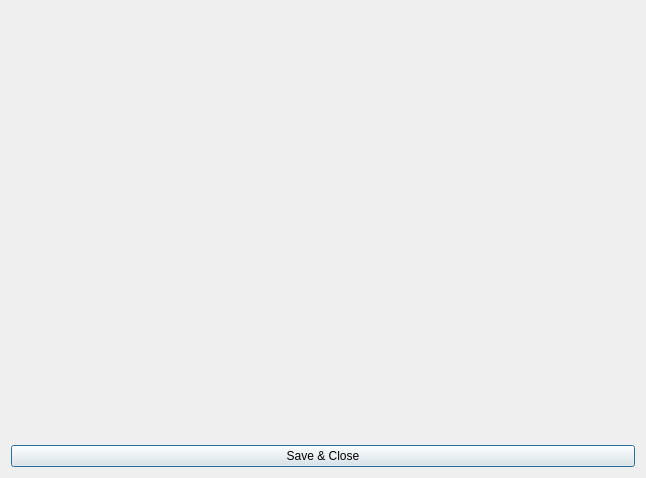
<?xml version="1.0" encoding="UTF-8"?>
<ui version="4.0">
 <class>AngleCorrection</class>
 <widget class="QDialog" name="AngleCorrection">
  <property name="geometry">
   <rect>
    <x>0</x>
    <y>0</y>
    <width>646</width>
    <height>478</height>
   </rect>
  </property>
  <property name="windowTitle">
   <string>Dialog</string>
  </property>
  <layout class="QVBoxLayout" name="verticalLayout">
   <item>
    <widget class="QCustomPlot" name="correctXPlot" native="true"/>
   </item>
   <item>
    <widget class="QCustomPlot" name="correctYPlot" native="true"/>
   </item>
   <item>
    <widget class="QPushButton" name="pushButton">
     <property name="text">
      <string>Save &amp;&amp; Close</string>
     </property>
    </widget>
   </item>
  </layout>
 </widget>
 <customwidgets>
  <customwidget>
   <class>QCustomPlot</class>
   <extends>QWidget</extends>
   <header location="global">qcustomplot.h</header>
   <container>1</container>
  </customwidget>
 </customwidgets>
 <resources/>
 <connections/>
</ui>
